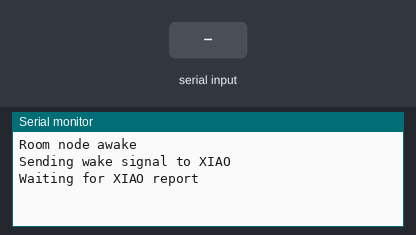
The sketch below on a simulated ESP32. On the bench: the last lines printed to the serial monitor. The inputs (shaded band) are chosen by the test bench. Nothing arrives over Bluetooth unless stated; a phone connects over Bluetooth LE 3 s after start. At 6.3 s the program puts the board to deep sleep or switches it off; the recording ends there.

Above: at 1.5 s.
1.6 s: "N1,REPORT\n" received over the second serial link
At 2.6 s:
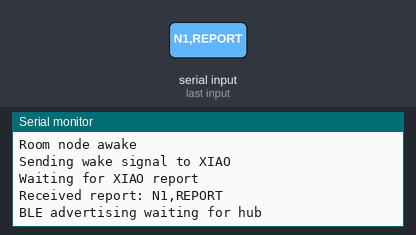
At 5.4 s:
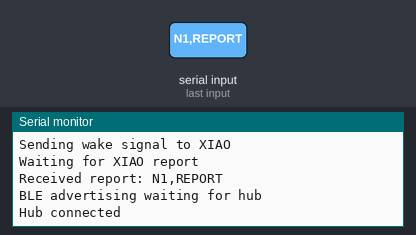

Measured:
- after the input at 1.6 s, the serial monitor: prints a new line at once (image 1)

The sketch:

ProjectESP32.ino
```cpp
#include <BLEDevice.h>
#include <BLEServer.h>
#include <BLEUtils.h>
#include <BLE2902.h>

// BLE credentials
#define DEVICE_NAME         "room_node_1"
#define SERVICE_UUID        "4fafc201-1fb5-459e-8fcc-c5c9c331914b"
#define CHARACTERISTIC_UUID "beb5483e-36e1-4688-b7f5-ea07361b26a8"

// UART from XIAO
#define RXD2 25
#define TXD2 26

// Sleep interval for testing 30 seconds, change to 60 min
#define SLEEP_SECONDS       3600
#define uS_TO_S             1000000ULL

// XIAO reply timeout
#define XIAO_TIMEOUT_MS     60000

// BLE connection timeout
#define BLE_TIMEOUT_MS      30000

BLECharacteristic* pCharacteristic;
bool hubConnected = false;
bool dataSent     = false;
String pendingReport = "";

class ServerCallbacks : public BLEServerCallbacks {
  void onConnect(BLEServer* pServer) {
    hubConnected = true;
    Serial.println("Hub connected");
  }
  void onDisconnect(BLEServer* pServer) {
    hubConnected = false;
    Serial.println("Hub disconnected");
  }
};

void goToSleep() {
  Serial.println("Going to deep sleep");
  BLEDevice::deinit(true);
  delay(200);
  esp_sleep_enable_timer_wakeup(SLEEP_SECONDS * uS_TO_S);
  esp_deep_sleep_start();
}

void setup() {
  Serial.begin(115200);
  Serial2.begin(115200, SERIAL_8N1, RXD2, TXD2);
  delay(500);
  Serial.println("Room node awake");

  // Step 1 send wake signal to XIAO
  Serial.println("Sending wake signal to XIAO");
  Serial2.println("WAKE");

  // Step 2 wait for XIAO report with timeout
  Serial.println("Waiting for XIAO report");
  unsigned long start = millis();
  while (millis() - start < XIAO_TIMEOUT_MS) {
    if (Serial2.available()) {
      String report = Serial2.readStringUntil('\n');
      report.trim();
      if (report.startsWith("N1,REPORT")) {
        pendingReport = report;
        Serial.println("Received report: " + pendingReport);
        break;
      }
    }
    delay(100);
  }

  if (pendingReport == "") {
    Serial.println("No report from XIAO going back to sleep");
    goToSleep();
  }

  // Step 3 init BLE and advertise
  BLEDevice::init(DEVICE_NAME);
  BLEServer* pServer = BLEDevice::createServer();
  pServer->setCallbacks(new ServerCallbacks());

  BLEService* pService = pServer->createService(SERVICE_UUID);
  pCharacteristic = pService->createCharacteristic(
    CHARACTERISTIC_UUID,
    BLECharacteristic::PROPERTY_NOTIFY
  );
  pCharacteristic->addDescriptor(new BLE2902());
  pService->start();

  BLEAdvertising* pAdvertising = BLEDevice::getAdvertising();
  pAdvertising->addServiceUUID(SERVICE_UUID);
  pAdvertising->setScanResponse(true);
  BLEDevice::startAdvertising();

  Serial.println("BLE advertising waiting for hub");
}

void loop() {
  // Wait for hub to connect with timeout
  static unsigned long bleStart = millis();

  if (!hubConnected && millis() - bleStart > BLE_TIMEOUT_MS) {
    Serial.println("Hub did not connect going back to sleep");
    goToSleep();
  }

  // Hub connected send report
  if (hubConnected && !dataSent) {
    delay(1000);
    pCharacteristic->setValue(pendingReport.c_str());
    pCharacteristic->notify();
    Serial.println("Sent to hub: " + pendingReport);
    dataSent = true;
    delay(500);
    goToSleep();
  }

  delay(100);
}
```
